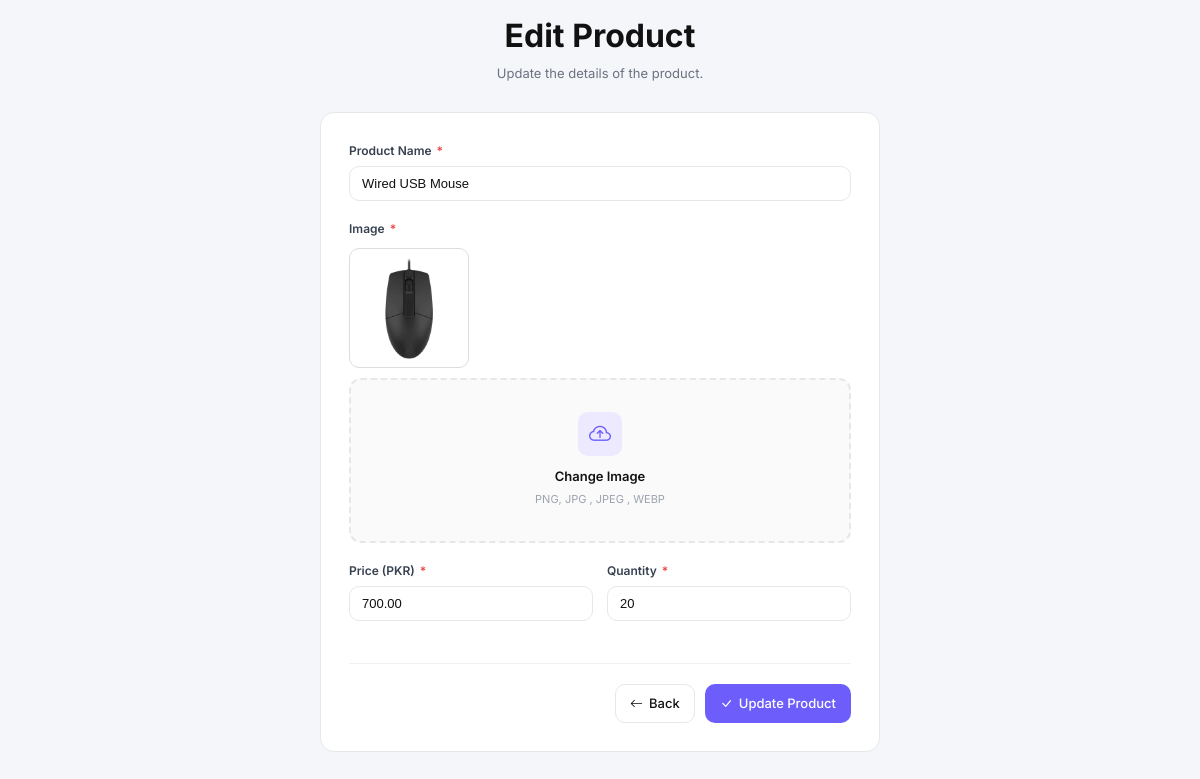
Page /edit_product.php?id=1 on the committed database.
### tables this page shows
CREATE TABLE `products` (
  `id` int(11) NOT NULL,
  `product_image` varchar(255) NOT NULL,
  `name` varchar(255) NOT NULL,
  `price` decimal(10,2) NOT NULL,
  `quantity` int(11) NOT NULL
);

### edit_product.php (the view, shortened to what this page needs)
<?php
include 'config/db.php';
include "includes/header.php";
$id = $_GET['id'];
$product = $conn->query("SELECT * FROM products WHERE id = $id")->fetch_assoc();
?>
<div class="addprod-app">
    <div class="addprod-header">
        <div>
            <h1>Edit Product</h1>
            <p>Update the details of the product.</p>
        </div>
    </div>
    <form method="POST" enctype="multipart/form-data">
        <div class="addprod-card">
            <div class="addprod-field">
                <label>Product Name <span class="addprod-req">*</span></label>
                <input type="text" name="name" value="<?php echo $product['name'] ?>" required>
            </div>
            <div class="addprod-field">
                <label>Image <span class="addprod-req">*</span></label>
                <img src="uploads/<?php echo $product['product_image']; ?>" id="addprod-img-preview"
                    class="addprod-img-preview" style="display:block;" alt="Preview">
                <div class="addprod-upload-box" id="addprod-upload-box"
                    onclick="document.getElementById('addprod-img-input').click()">
                    <div class="addprod-upload-icon">
                        <i class="bi bi-cloud-arrow-up"></i>
                    </div>
                    <div class="addprod-upload-title">
                        Change Image
                    </div>
                    <div class="addprod-upload-hint">
                        PNG, JPG , JPEG , WEBP
                    </div>
                </div>
            </div>
            <div class="addprod-field-row">
                <div class="addprod-field">
                    <label>Price (PKR) <span class="addprod-req">*</span></label>
                    <input type="number" name="price" value="<?php echo $product['price'] ?>" required>
                </div>
                <div class="addprod-field">
                    <label>Quantity <span class="addprod-req">*</span></label>
                    <input type="number" name="quantity" value="<?php echo $product['quantity'] ?>" placeholder="0"
                        min="0" required>
                </div>
            </div>
            <div class="addprod-actions">
                <a href="all_products.php" class="addprod-btn">
                    <i class="bi bi-arrow-left"></i> Back
                </a>
                <button type="submit" name="update_product" class="addprod-btn primary">
                    <i class="bi bi-check-lg"></i> Update Product
                </button>
            </div>
        </div>
    </form>
</div>
<?php include "includes/footer.php" ?>

### assests/css/home.css (style rules this page uses)
* { margin: 0; padding: 0; box-sizing: border-box; }
body { font-family: 'Inter', sans-serif; background: #f8f9fc; color: #1e1e2f; line-height: 1.6; }

### assests/css/add_product.css (style rules this page uses)
* { margin: 0; padding: 0; box-sizing: border-box; }
body { font-family: 'Inter', sans-serif; background: #f5f6fa; }
.addprod-app { padding: 10px 0px; }
.addprod-header { display: flex; justify-content: center; text-align: center; align-items: center; margin-bottom: 28px; max-width: 560px; margin-left: auto; margin-right: auto; }
.addprod-header h1 { align-items: center; font-size: 32px; font-weight: 700; color: #111; margin-bottom: 2px; }
.addprod-header p { font-size: 13px; color: #6b7280; }
.addprod-btn { display: inline-flex; align-items: center; gap: 6px; padding: 8px 14px; border: 1px solid #e5e7eb; background: #fff; border-radius: 10px; text-decoration: none; color: #111; font-size: 13px; font-weight: 500; font-family: inherit; cursor: pointer; transition: background 0.15s; }
.addprod-btn.primary { background: #6d5efc; color: #fff; border-color: transparent; }
.addprod-card { background: #fff; border-radius: 14px; border: 1px solid #e5e7eb; padding: 28px; max-width: 560px; margin: 0 auto; }
.addprod-field { margin-bottom: 18px; }
.addprod-field label { display: block; font-size: 12px; font-weight: 600; color: #374151; margin-bottom: 6px; }
.addprod-req { color: #ef4444; margin-left: 2px; }
.addprod-field input { width: 100%; padding: 9px 12px; border: 1px solid #e5e7eb; border-radius: 10px; font-size: 13px; font-family: 'Plus Jakarta Sans', sans-serif; color: #111; background: #fff; outline: none; transition: border-color 0.15s, box-shadow 0.15s; }
.addprod-field input::placeholder { color: #9ca3af; }
.addprod-field-row { display: grid; grid-template-columns: 1fr 1fr; gap: 14px; }
.addprod-upload-box { border: 2px dashed #e5e7eb; border-radius: 12px; padding: 32px 20px; text-align: center; cursor: pointer; background: #fafafa; transition: border-color 0.15s, background 0.15s; }
.addprod-upload-icon { width: 44px; height: 44px; background: #ede9fe; border-radius: 10px; display: flex; align-items: center; justify-content: center; margin: 0 auto 10px; }
.addprod-upload-icon i { font-size: 22px; color: #6d5efc; }
.addprod-upload-title { font-size: 13px; font-weight: 600; color: #111; margin-bottom: 4px; }
.addprod-upload-hint { font-size: 11px; color: #9ca3af; }
.addprod-img-preview { max-height: 120px; object-fit: contain; border-radius: 10px; margin:10px 0px; display: none; border: 1px solid #ddd; padding: 8px; background: #fff; }
.addprod-actions { display: flex; gap: 10px; justify-content: flex-end; margin-top: 24px; padding-top: 20px; border-top: 1px solid #f1f1f1; }

### assests/css/all_products.css (style rules this page uses)
* { margin: 0; padding: 0; box-sizing: border-box; }
body { font-family: 'Inter', sans-serif; background: #f5f6fa; }

### rows in the picture
products: name "Wired USB Mouse", product_image (picture), price "700.00", quantity "20"
